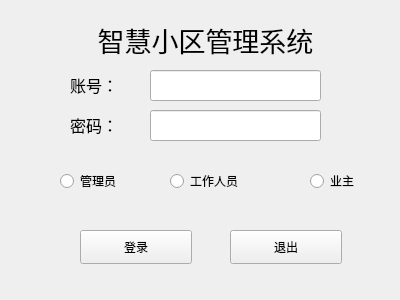
<?xml version="1.0" encoding="UTF-8"?>
<ui version="4.0">
 <class>logindialog</class>
 <widget class="QWidget" name="logindialog">
  <property name="geometry">
   <rect>
    <x>0</x>
    <y>0</y>
    <width>400</width>
    <height>300</height>
   </rect>
  </property>
  <property name="windowTitle">
   <string>登录</string>
  </property>
  <widget class="QLabel" name="label">
   <property name="geometry">
    <rect>
     <x>40</x>
     <y>10</y>
     <width>331</width>
     <height>61</height>
    </rect>
   </property>
   <property name="text">
    <string>&lt;html&gt;&lt;head/&gt;&lt;body&gt;&lt;p align=&quot;center&quot;&gt;&lt;span style=&quot; font-size:20pt;&quot;&gt;智慧小区管理系统&lt;/span&gt;&lt;/p&gt;&lt;/body&gt;&lt;/html&gt;</string>
   </property>
  </widget>
  <widget class="QLabel" name="label_2">
   <property name="geometry">
    <rect>
     <x>70</x>
     <y>70</y>
     <width>71</width>
     <height>31</height>
    </rect>
   </property>
   <property name="text">
    <string>&lt;html&gt;&lt;head/&gt;&lt;body&gt;&lt;p&gt;&lt;span style=&quot; font-size:12pt;&quot;&gt;账号：&lt;/span&gt;&lt;/p&gt;&lt;/body&gt;&lt;/html&gt;</string>
   </property>
  </widget>
  <widget class="QLabel" name="label_3">
   <property name="geometry">
    <rect>
     <x>70</x>
     <y>110</y>
     <width>71</width>
     <height>31</height>
    </rect>
   </property>
   <property name="text">
    <string>&lt;html&gt;&lt;head/&gt;&lt;body&gt;&lt;p&gt;&lt;span style=&quot; font-size:12pt;&quot;&gt;密码：&lt;/span&gt;&lt;/p&gt;&lt;/body&gt;&lt;/html&gt;</string>
   </property>
  </widget>
  <widget class="QLineEdit" name="userLine">
   <property name="geometry">
    <rect>
     <x>150</x>
     <y>70</y>
     <width>171</width>
     <height>31</height>
    </rect>
   </property>
  </widget>
  <widget class="QLineEdit" name="passwordLine">
   <property name="geometry">
    <rect>
     <x>150</x>
     <y>110</y>
     <width>171</width>
     <height>31</height>
    </rect>
   </property>
  </widget>
  <widget class="QRadioButton" name="managerRadio">
   <property name="geometry">
    <rect>
     <x>60</x>
     <y>170</y>
     <width>132</width>
     <height>22</height>
    </rect>
   </property>
   <property name="text">
    <string>管理员</string>
   </property>
  </widget>
  <widget class="QRadioButton" name="workerRadio">
   <property name="geometry">
    <rect>
     <x>170</x>
     <y>170</y>
     <width>132</width>
     <height>22</height>
    </rect>
   </property>
   <property name="text">
    <string>工作人员</string>
   </property>
  </widget>
  <widget class="QRadioButton" name="ownerRadio">
   <property name="geometry">
    <rect>
     <x>310</x>
     <y>170</y>
     <width>132</width>
     <height>22</height>
    </rect>
   </property>
   <property name="text">
    <string>业主</string>
   </property>
  </widget>
  <widget class="QPushButton" name="loginBtn">
   <property name="geometry">
    <rect>
     <x>80</x>
     <y>230</y>
     <width>112</width>
     <height>34</height>
    </rect>
   </property>
   <property name="text">
    <string>登录</string>
   </property>
  </widget>
  <widget class="QPushButton" name="exitBtn">
   <property name="geometry">
    <rect>
     <x>230</x>
     <y>230</y>
     <width>112</width>
     <height>34</height>
    </rect>
   </property>
   <property name="text">
    <string>退出</string>
   </property>
  </widget>
 </widget>
 <resources/>
 <connections/>
</ui>
